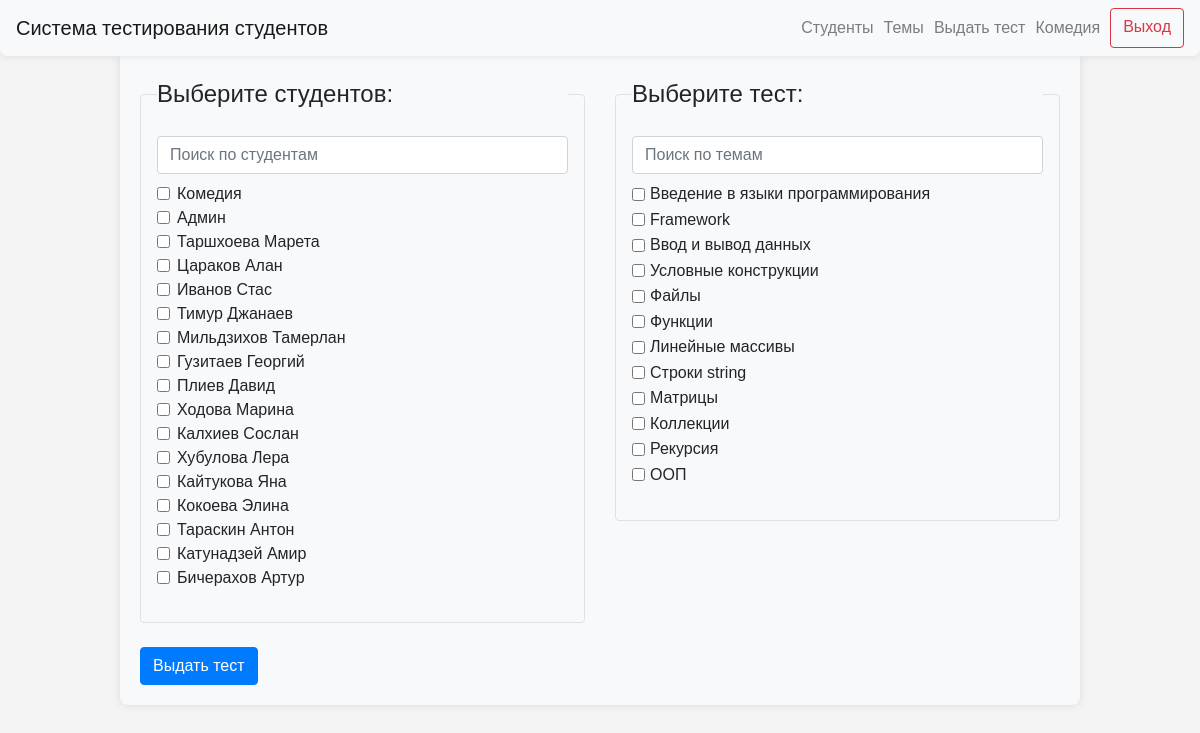
Before: /groups/1/give_test (signed in) with the older database file.
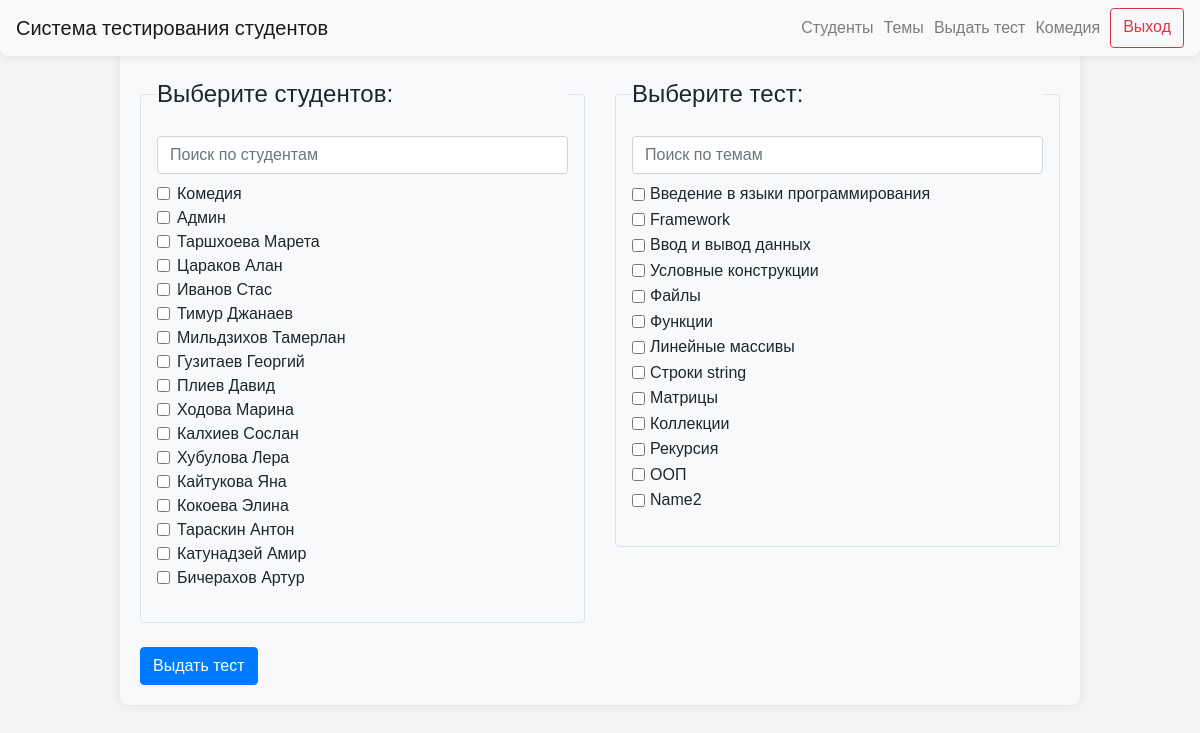
After: the same page with the newer database file.
### data/users.py (models this page shows)
class User(SqlAlchemyBase, UserMixin, SerializerMixin):
    __tablename__ = "users"
    id = sqlalchemy.Column(
        sqlalchemy.Integer,
        primary_key=True,
        autoincrement=True,
    )
    name = sqlalchemy.Column(
        sqlalchemy.String,
        nullable=True,
    )
    group_id = sqlalchemy.Column(
        sqlalchemy.Integer,
        sqlalchemy.ForeignKey(
            "groups.id",
            ondelete="CASCADE",
        ),
        nullable=False,
    )
    date_of_birth = sqlalchemy.Column(
        sqlalchemy.Date,
        nullable=False,
    )
    user_level = sqlalchemy.Column(
        sqlalchemy.String,
        default="student",
    )

### data/topics.py (models this page shows)
class Topic(SqlAlchemyBase, UserMixin, SerializerMixin):
    __tablename__ = "topics"
    id = sqlalchemy.Column(sqlalchemy.Integer,
                           primary_key=True, autoincrement=True)
    name = sqlalchemy.Column(sqlalchemy.String, nullable=True)

### server.py (the view, shortened to what this page needs)
@app.route("/groups/<int:group_id>/give_test", methods=["GET", "POST"])
@login_required
def give_test(group_id):
    if current_user.user_level == "admin":
        db_sess = db_session.create_session()
        students = db_sess.query(User).filter(User.user_level != "admin" and User.group_id == group_id)
        topics = db_sess.query(Topic)
    else:
        abort(403)
    return render_template(
        "give_test.html",
        students=students,
        topics=topics,
        title="Выдача тестов",
        group_id=group_id,
    )

### data/db_session.py (called while the page is built)
def create_session() -> Session:
    global __factory
    return __factory()

### server.py (called while the page is built)
@login_manager.user_loader
def load_user(user_id):
    db_sess = db_session.create_session()
    return db_sess.query(User).get(user_id)

### templates/give_test.html (shortened to what this page needs)
{% extends "base.html" %}
{% block content %}
<form action="/groups/{{ group_id }}/give_test" method="post">
    <div class="row justify-content-center">
        <div class="col-md-6">
            <fieldset class="border p-3 rounded">
                <legend class="form-legend">Выберите студентов:</legend>
                <div class="form-group">
                    <input type="text" class="form-control mb-2" id="student-search" placeholder="Поиск по студентам">
                    {% for student in students %}
                    <div class="form-check student">
                        <input type="checkbox" class="form-check-input" id="student-{{ student.id }}"
                               name="students" value="{{ student.id }}">
                        <label class="form-check-label" for="student-{{ student.id }}">{{ student.name }}</label>
                    </div>
                    {% endfor %}
                </div>
            </fieldset>
            <br>
            <button type="submit" class="btn btn-primary float-end" onclick="return validateSelection()">Выдать
                тест
            </button>
        </div>
        <div class="col-md-6">
            <fieldset class="border p-3 rounded">
                <legend class="form-legend">Выберите тест:</legend>
                <div class="form-group">
                    <input type="text" class="form-control mb-2" id="topic-search" placeholder="Поиск по темам">
                    <ul class="list-unstyled">
                        {% for topic in topics %}
                        <li class="topic">
                            <div class="form-check form-check-inline">
                                <input type="checkbox" class="form-check-input" id="topic-{{ topic.id }}" name="topics"
                                       value="{{ topic.id }}">
                                <label class="form-check-label" for="topic-{{ topic.id }}">{{ topic.name }}</label>
                            </div>
                        </li>
                        {% endfor %}
                    </ul>
                </div>
            </fieldset>
            <br>
        </div>
    </div>
</form>
{% endblock %}

### templates/base.html (shortened to what this page needs)
<!doctype html>
<html lang="en">
<head>
    <link rel="stylesheet"
          href="https://stackpath.bootstrapcdn.com/bootstrap/4.4.1/css/bootstrap.min.css"
>
    <link rel="stylesheet" type="text/css" href="../static/css/style.css">
</head>
<body>
<header>
    <nav class="navbar navbar-light bg-light custom-navbar">
        <a class="navbar-brand" href="/">Система тестирования студентов</a>
        {% if current_user.is_authenticated %}
        <div class="d-flex flex-row-reverse">
            <a class="btn btn-outline-danger spaced-element" style="margin-left: 10px; text-align: center;"
               href="/logout">Выход</a>
            {% if current_user.user_level == 'admin' %}
            <a class="navbar-text" style="margin-left: 10px; text-align: center;">{{ current_user.name }}</a>
            <a class="navbar-text" style="margin-left: 10px; text-align: center;" href="/select_group_for_test">Выдать тест</a>
            <a class="navbar-text" style="margin-left: 10px; text-align: center;" href="/topics">Темы</a>
            <a class="navbar-text" style="margin-left: 10px; text-align: center;" href="/groups">Студенты</a>
            {% else %}
            <a class="navbar-text" style="margin-left: 10px; text-align: center;" href="{{ url_for('personal_cabinet', user_id=current_user.id) }}">{{ current_user.name }}</a>
            {% endif %}
        </div>
        {% endif %}
    </nav>
</header>
<main role="main" class="container">
    {% block content %}
    {% endblock %}
</main>
</body>
</html>

Changed rows visible on the page:
added Topic: name "Name2"
